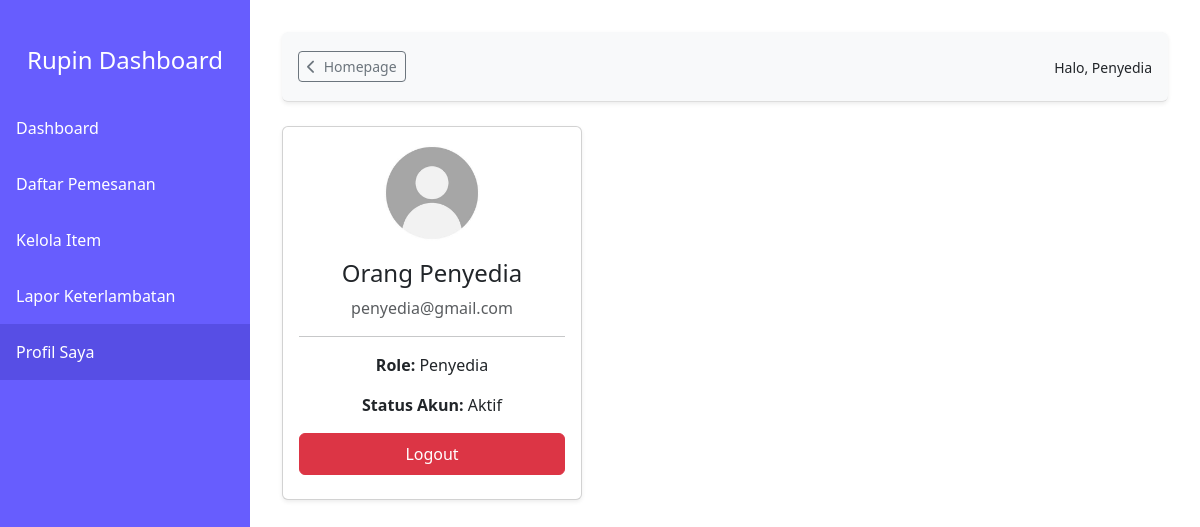
The page /penyedia/profil.php (signed in) on the database its author committed.
### tables this page shows
CREATE TABLE `users` (
  `user_id` int(11) NOT NULL,
  `nama` varchar(100) DEFAULT NULL,
  `email` varchar(100) DEFAULT NULL,
  `password` varchar(255) DEFAULT NULL,
  `role` varchar(50) DEFAULT NULL,
  `status` enum('aktif','nonaktif') DEFAULT NULL,
  `alamat` text DEFAULT NULL
);

### penyedia/profil.php (the view, shortened to what this page needs)
<?php
include('../config.php');
$user_id = $_SESSION['user_id'];
$sql = "SELECT * FROM users WHERE user_id = ?";
$stmt = $con->prepare($sql);
$stmt->bind_param("i", $user_id);
$stmt->execute();
$user = $stmt->get_result()->fetch_assoc();
?>
<!DOCTYPE html>
<html lang="id">
<head>
    <link href="https://cdn.jsdelivr.net/npm/bootstrap@5.3.3/dist/css/bootstrap.min.css"  rel="stylesheet">
    <link rel="stylesheet" href="https://cdnjs.cloudflare.com/ajax/libs/font-awesome/6.5.0/css/all.min.css">
    <link href="../styles/dashboard.css"  rel="stylesheet">
</head>
<body>
<div class="sidebar">
    <h4 class="header-sidebar text-center py-3">Rupin Dashboard</h4>
    <a href="index.php" class="<?= basename($_SERVER['PHP_SELF']) == 'index.php' ? 'active' : '' ?>">Dashboard</a>
    <a href="daftar_pemesanan.php" class="<?= basename($_SERVER['PHP_SELF']) == 'daftar_pemesanan.php' ? 'active' : '' ?>">Daftar Pemesanan</a>
    <a href="kelola_item.php" class="<?= basename($_SERVER['PHP_SELF']) == 'tambah_item.php' ? 'active' : '' ?>">Kelola Item</a>
    <a href="laporan_keterlambatan.php">Lapor Keterlambatan</a>
    <a href="profil.php" class="<?= basename($_SERVER['PHP_SELF']) == 'profil.php' ? 'active' : '' ?>">Profil Saya</a>
</div>
<div class="content">
    <div class="top-nav rounded shadow-sm mb-4">
        <div>
            <a href="../index.php" class="go-home btn btn-outline-secondary btn-sm "><i class="fa-solid fa-chevron-left me-2"></i>Homepage</i></a>
        </div>
        <div class="text-end">
            <small>Halo, <?= ucfirst($_SESSION['role']) ?></small><br>
        </div>
    </div>
    <div class="profile-card">
        <div class="card shadow-sm">
            <div class="card-body text-center">
                <img src="../image/place-user.jpeg"  alt="Foto Profil" class="rounded-circle mb-3" style="width: 100px; height: 100px;">
                <h4><?= htmlspecialchars($user['nama']) ?></h4>
                <p class="text-muted"><?= htmlspecialchars($user['email']) ?></p>
                <hr>
                <p><strong>Role:</strong> <?= ucfirst(htmlspecialchars($user['role'])) ?></p>
                <p><strong>Status Akun:</strong> Aktif</p>
                <a href="../logout.php" class="btn btn-danger w-100 py-2 mb-2">Logout</a>
            </div>
        </div>
    </div>
</div>
</body>
</html>

### styles/dashboard.css (style rules this page uses)
body { display: flex; min-height: 100vh; flex-direction: row; margin: 0; }
.sidebar { width: 250px; background-color: #675dfe; color: white; position: fixed; top: 0; left: 0; height: 100vh; overflow-y: auto; }
.top-nav { display: flex; justify-content: space-between; align-items: center; background-color: #f8f9fa; padding: 0.5rem 1rem; border-bottom: 1px solid #ddd; margin-bottom: 2rem; height: 70px; }
.content { flex: 1; padding: 2rem; margin-left: 250px; }
.sidebar a { color: white; text-decoration: none; display: block; padding: 1rem; }
.sidebar a:hover, .sidebar .active { background-color: #574ee5; }
.header-sidebar { margin: 30px 0px 0px 0px; height: 70px; }

### penyedia/profil.php (style rules this page uses)
.profile-card { max-width: 300px; width: 100%; }

### rows shown on the page
users: nama "Orang Penyedia", email "penyedia@gmail.com", role "Penyedia"

### other values the page prints
$_SESSION['role'] "Penyedia"
